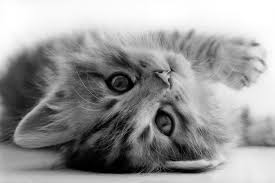
#> input picture trait_img/img_base.pgm, 275 x 183 px
$ python 'Image traitement.py'
#> lines starting #> are read from the running program, lines starting #| are printed output that depends on the picture
import os
from PIL import Image

#Vérification
rep_cour=os.getcwd()
if rep_cour!="C:\Documents and Settings\Administrateur\Bureau\ISN/trait_img":

    os.chdir("C:\Documents and Settings\Administrateur\Bureau\ISN/trait_img")
    print(os.getcwd())

print("Tout est en ordre!")

#Paramètres de l'image + son affichage
nom_image=("img_base.pgm")
img_in=Image.open(nom_image)
#> img_in is the input picture: PIL image 275x183 L; min 0, max 255, mean 153.6
print("Nom de l'image :",nom_image)
print("Format de l'image :",img_in.format)
#| Format de l'image : PPM
print("Taille de l'image :",img_in.size)
#| Taille de l'image : (275, 183)
print("Mode de l'image :",img_in.mode)
#| Mode de l'image : L
#img_in.show()

#Création d'une copie nb
taille=img_in.size
#> taille = (275, 183)
col=taille[0]
#> col = 275
lgn=taille[1]
#> lgn = 183

img_out=Image.new(img_in.mode,img_in.size)
#> img_out: PIL image 275x183 L; every value is 0
y=0
x=0
while (x<col):
    while(y<lgn):
        p=img_in.getpixel((x,y))
        if p<175:
            img_out.putpixel((x,y),p)
        else:
             img_out.putpixel((x,y),255)
        y=y+1
        p=0
    y=0
    x=x+1
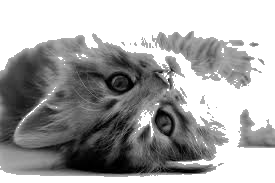
#> img_out: PIL image 275x183 L; min 0, max 255, mean 166.7
#> after the loop, x = 275

nom_copie_image=("img_copie.pgm")

img_out.save(nom_copie_image)
img_in_1=Image.open(nom_copie_image)
#img_in_1.show()


#Création d'une copie négatif
img_out=Image.new(img_in.mode,img_in.size)
y=0
x=0
while (x<col):
    while(y<lgn):
        p=img_in.getpixel((x,y))
        p=255-p
        img_out.putpixel((x,y),p)
        y=y+1
        p=0
    y=0
    x=x+1
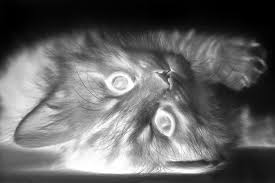
#> img_out: PIL image 275x183 L; min 0, max 255, mean 101.4
#> after the loop, x = 275

nom_copie_image=("img_copie_negatif.pgm")

img_out.save(nom_copie_image)
img_in_2=Image.open(nom_copie_image)
#img_in_2.show()


#Création d'une copie réduction
img_out=Image.new(img_in.mode,(int(col/2)+1,int(lgn/2)+1))
#> img_out: PIL image 138x92 L; every value is 0
y=0
x=0
y1=0
x1=0

while (x<col):
    while(y<lgn):
        p=img_in.getpixel((x,y))
        img_out.putpixel((x1,y1),p)
        y=y+2
        y1=y1+1
        p=0
    y1=0
    y=0
    x1=x1+1
    x=x+2
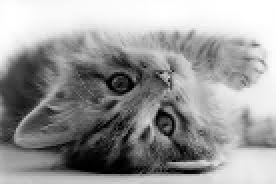
#> img_out: PIL image 138x92 L (shown 2 times larger); min 0, max 255, mean 154.1
#> after the loop, x = 276; x1 = 138

nom_copie_image=("img_copie_reduc.pgm")

img_out.save(nom_copie_image)
img_in_3=Image.open(nom_copie_image)
#img_in_3.show()


#Création d'une copie réduction
img_out=Image.new(img_in.mode,img_in.size)
y=0
x=0
y1=0
x1=0

while (x<col):
    while(y<lgn):
        p=img_in.getpixel((x,y))
        img_out.putpixel((x1+int(col/2),y1),p)
        img_out.putpixel((x1,y1+int(lgn/2)),p)
        img_out.putpixel((x1,y1),p)
        img_out.putpixel((x1+int(col/2),y1+int(lgn/2)),p)
        y=y+2
        y1=y1+1
        p=0
    y1=0
    y=0
    x1=x1+1
    x=x+2
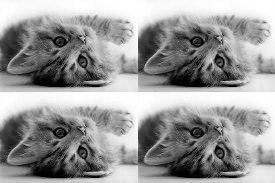
#> img_out: PIL image 275x183 L; min 0, max 255, mean 153.5

nom_copie_image=("img_copie_photomaton.pgm")

img_out.save(nom_copie_image)
img_in_4=Image.open(nom_copie_image)
#img_in_4.show()


#Création d'une copie effet de bord
img_out=Image.new(img_in.mode,img_in.size)
y=1
x=1

while (x<col-1):
    while(y<lgn-1):
#> (the run stopped early here; a loop or call above may not have finished)

$ run again, with trait_img/img_copie_mirroir.pgm copied over trait_img/img_base.pgm
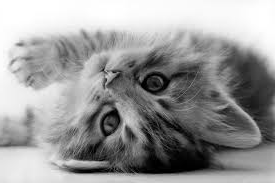
#> input picture trait_img/img_copie_mirroir.pgm, 275 x 183 px
#> img_in is the input picture: PIL image 275x183 L; min 0, max 255, mean 153.6
#| Format de l'image : PPM
#| Taille de l'image : (275, 183)
#| Mode de l'image : L
#> after the loop `while (x<col):`: x = 275
#> after the loop `while (x<col):`:
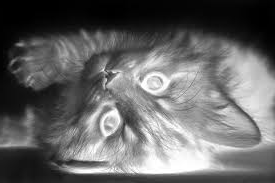
#> img_out: PIL image 275x183 L; min 0, max 255, mean 101.4
#> after the loop `while (x<col):`: x = 276; x1 = 138
#> after the loop `while (x<col):`:
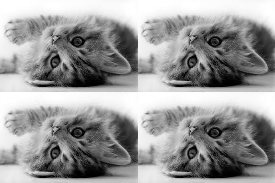
#> img_out: PIL image 275x183 L; min 0, max 255, mean 153.3
